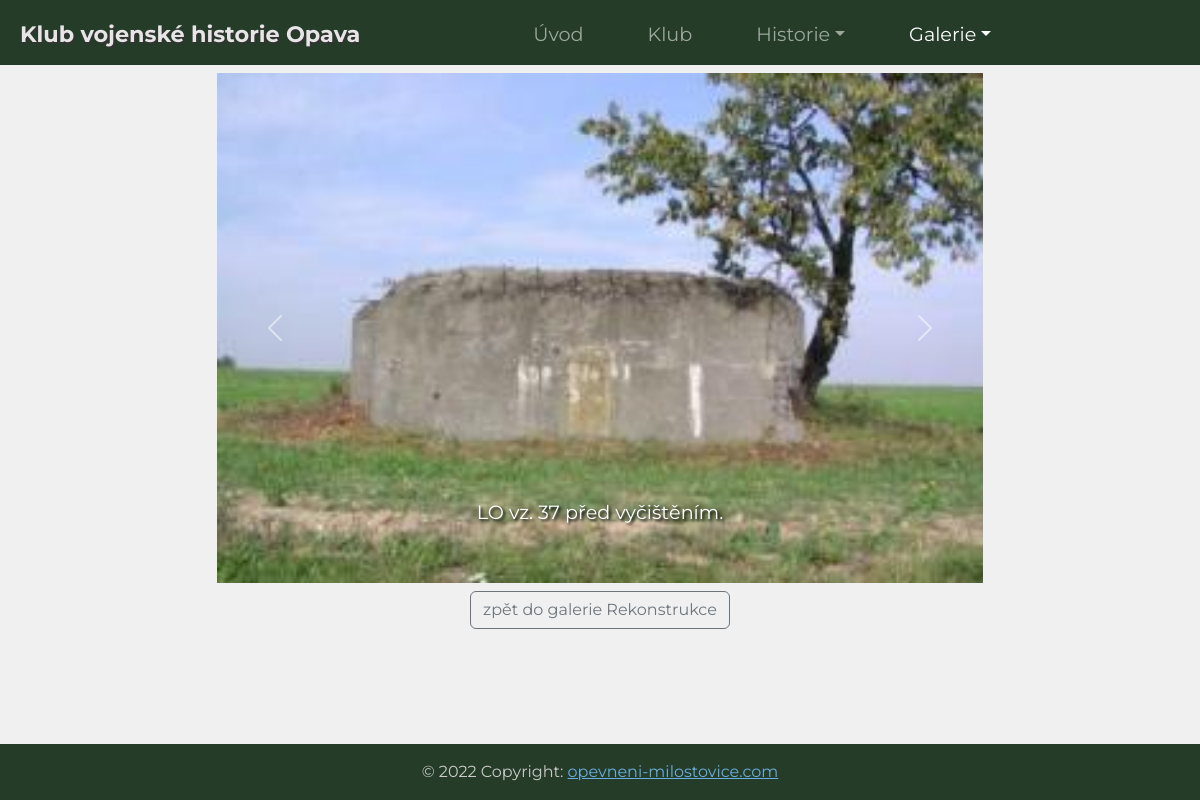
Page /galerie/Rekonstrukce/r8s.jpg on the committed database.
### website/models.py (models this page shows, shortened)
class Gallery_image(models.Model):
    gallery = models.ForeignKey(Gallery, on_delete=models.CASCADE)
    image = models.ImageField()
    description = models.CharField(max_length=100, blank=True)

class Gallery(models.Model):
    name = models.CharField(max_length=100, null=False, blank=False)
    description = models.TextField(default="")

### website/views.py (the view)
# urls.py: path('galerie/<str:url1>/<str:url2>', views.GalerieViews),
def GalerieViews(request, url1, url2):
    galleries = Gallery.objects.all()
    gallery = Gallery.objects.get(name=url1)
    gallery_images = gallery.gallery_image_set.all()
    i = 0
    for img in gallery_images:
        if img.image.name == url2:
            curr_img = img
            prev = i-1
            next = i+1
            break
        i += 1
    if (prev < 0):
        prev_img = gallery_images[len(gallery_images)-1]
    else:
        prev_img = gallery_images[prev]
    if (next > len(gallery_images)-1):
        next_img = gallery_images[0]
    else:
        next_img = gallery_images[next]
    context = {'gallery_name': gallery.name, 'galleries': galleries, 'gallery_images': gallery_images, 'curr_img': curr_img, 'prev_img': prev_img, 'next_img': next_img}
    return render(request, "gallerycarousel.html", context)

### website/templates/gallerycarousel.html (shortened to what this page needs)
{% extends 'base.html' %}
{% block galleryactive %}active{% endblock galleryactive %}
{% block content %}
<div class="row m-1 p-1">
    <div class="col-xl-2 col-lg-1"></div>
    <div class="col-xl-8 col-lg-10 col-12">
        <div class="carousel">
            <div class="carousel-inner">
                <div class="carousel-item active">
                    <img class="w-100" src="{{curr_img.image.url}}">
                </div>
                <div class="carousel-caption d-none d-md-block">
                    <p style="text-shadow: 2px 2px 3px #000000; font-size: 1.2em;">{{curr_img.description}}</p>
                </div>
            </div>
            <a href="{{prev_img.image.name}}">
                <button class="carousel-control-prev">
                    <span class="carousel-control-prev-icon"></span>
                </button>
            </a>
            <a href="{{next_img.image.name}}">
                <button class="carousel-control-next">
                    <span class="carousel-control-next-icon"></span>
                </button>
            </a>
        </div>
        <div class="m-2 text-center">
            <a href="../{{gallery_name}}" class="btn btn-outline-secondary" role="button" aria-pressed="true">zpět do galerie {{gallery_name}}</a>
        </div>
    </div>
    <div class="col-xl-2 col-lg-1"></div>
</div>
{% endblock content %}

### website/templates/base.html (style rules this page uses)
body { font-family: 'Montserrat', sans-serif !important; background-color: green; }

### rows in the picture
Gallery_image: image (picture), description "LO vz. 37 před vyčištěním."
Gallery: name "Rekonstrukce"
